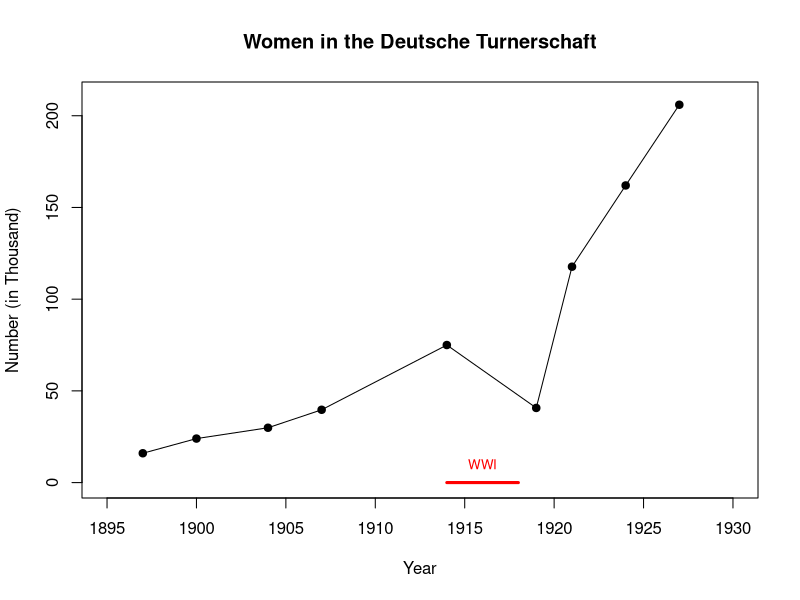

Generate this figure with R:
year = c(1897, 1900, 1904, 1907, 1914, 1919, 1921, 1924, 1927)
count = c(16, 24, 29.9, 39.7, 75, 40.7, 117.7, 162, 206)

plot(year, count, 
  type = "l",
  main = "Women in the Deutsche Turnerschaft",
  xlim = c(1895, 1930),
  ylim = c(0, 210),
  xlab = "Year",
  ylab = "Number (in Thousand)"
)

points(year, count, pch = 19)

# World War I: 1914 - 1918

lines(c(1914, 1918), c(0, 0),
  col = "red",
  lwd = 3.0,
)

text(1916, 10.0, 
  "WWI",
  col = "red",
  cex = 0.8
)
